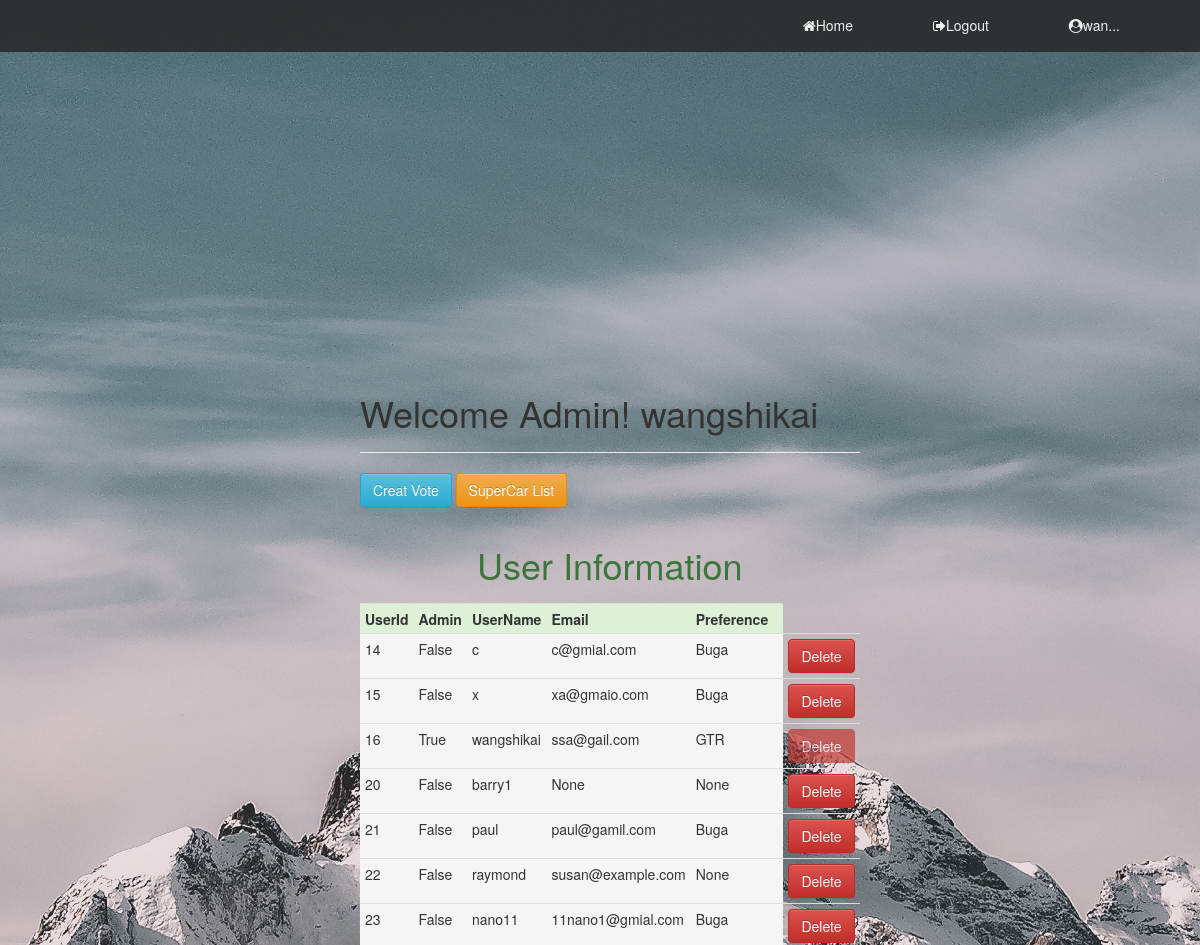
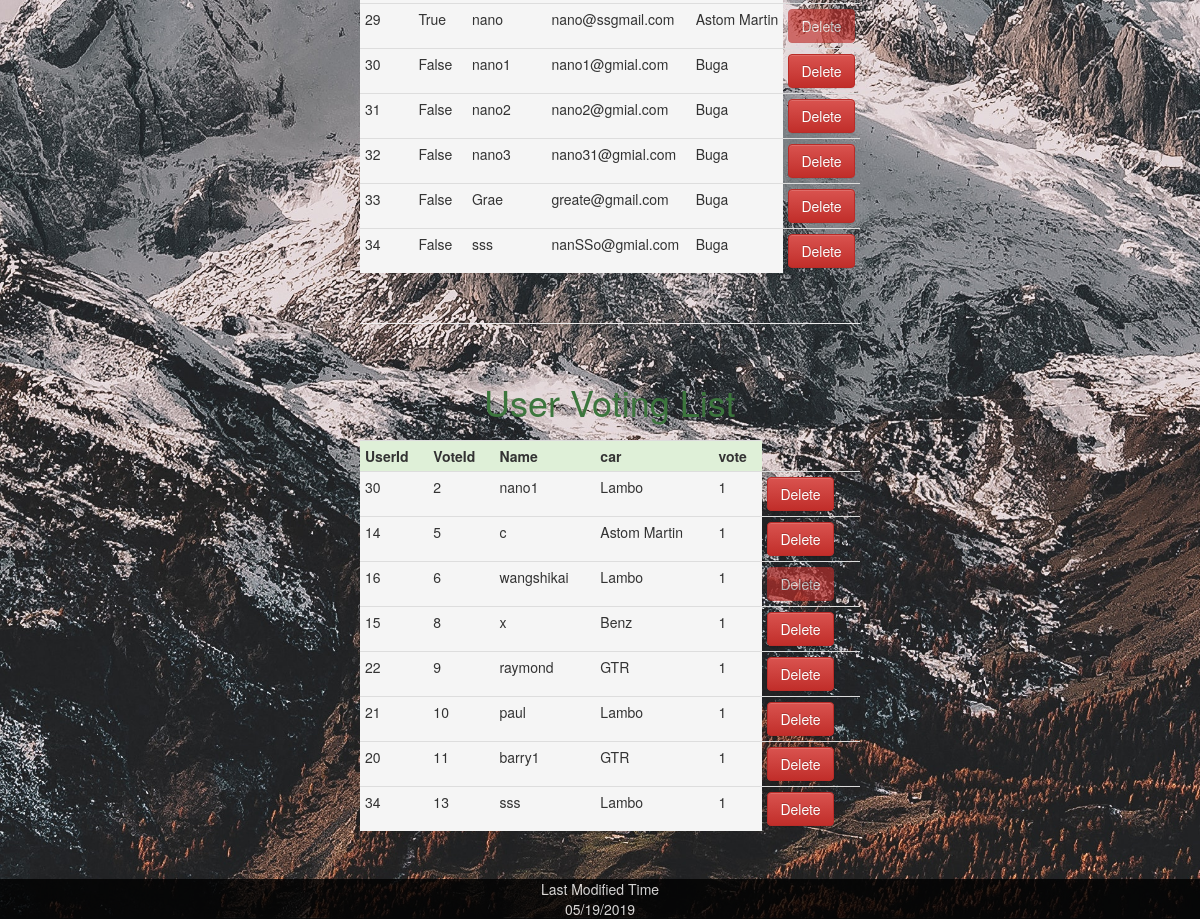
The app's page /hoster (signed in) with its own data (2 pictures, top to bottom).
### app/models.py (models this page shows, shortened)
class User(UserMixin, db.Model):
    id = db.Column(db.Integer, primary_key=True)
    username = db.Column(db.String(64), index=True, unique=True)
    email = db.Column(db.String(120), index=True, unique=True)
    admin = db.Column(db.Boolean, default=False, nullable=False)
    preference = db.Column(db.String(320))
    password_hash = db.Column(db.String(128))
    record_id = relationship("Record", backref="user", lazy="dynamic")
    choice_id = relationship("Choice", backref="user", lazy="dynamic")
    def __repr__(self):
        return '{}'.format(self.username)

class Choice(db.Model):
    id = db.Column(db.Integer, primary_key=True)
    chooseSeries = db.Column(db.String, db.ForeignKey('brand.carSeries'))
    vote = db.Column(db.Integer, default=False, nullable=False)
    UserId = db.Column(db.Integer, db.ForeignKey('user.id'), unique=True)

### app/routes.py (the view)
@app.route('/hoster')
@login_required
def hoster():
    if current_user.admin == True:
        users = User.query.all()
        choose = db.session.query(Choice).join(User)
        name = db.session.query(User).join(Choice)
        brand = db.session.query(Brand)
        return render_template('admin.html', users=users, choose=choose, name=name, brand=brand)
    else:
        flash("Can't not access admin page directly")
        return redirect(url_for('index'))

### app/models.py (called while the page is built)
@login.user_loader
def load_user(id):
    return User.query.get(int(id))

### app/routes.py (called while the page is built)
@app.context_processor
def override_url_for():
    return dict(url_for=dated_url_for)

def dated_url_for(endpoint, **values):
    if endpoint == 'static':
        filename = values.get('filename', None)
        if filename:
            file_path = os.path.join(app.root_path,
                                     endpoint, filename)
            values['q'] = int(os.stat(file_path).st_mtime)
    return url_for(endpoint, **values)

### app/templates/admin.html (shortened to what this page needs)
{% extends "base.html" %}
{% block content %}
<div class="info">
<h1>Welcome Admin! {{current_user}}</h1>
<hr>
<button onclick="createVote()" class="btn btn-info">Creat Vote</button>
<button onclick="showCarList()" class="btn btn-warning">SuperCar List</button>
<table class="table table-condensed">
        <caption style="text-align: center"><h1 class="text-success">User Information</h1></caption>
    <tr>
        <th class="success">UserId</th>
        <th class="success">Admin</th>
        <th class="success">UserName</th>
        <th class="success">Email</th>
        <th class="success">Preference</th>
    </tr>
    <tr>
            {% for user in users %}
            <tr>
                <td class="active">{{user.id}}</td>
                <td class="active">{{user.admin}}</td>
                <td class="active">{{user.username}}</td>
                <td  class="active">{{user.email}}</td>
                <td  class="active">{{user.preference}}</td>
                <form action="{{url_for('delete_user', id=user.id )}}" method="post" >
                {% if user.admin==True %}
                <td><button type="submit"  class="btn btn-danger" value="Delete" disabled>Delete</button></td>
                {% else %}
                <td><button type="submit"  class="btn btn-danger" value="Delete" >Delete</button></td>
                {% endif %}
                </form>
            </tr>
            {% endfor %}
    </tr>
</table>
<br>
<hr>
<table class="table table-condensed">
    <caption style="text-align: center"><h1 class="text-success">User Voting List</h1></caption>
    <tr>
        <th class="success">UserId</th>
        <th class="success">VoteId</th>
        <th class="success">Name</th>
        <th class="success">car</th>
        <th class="success">vote</th>
    </tr>
    <tr>
            {% for c in choose %}
            <tr>
                <td class="active">{{c.UserId}}</td>
                <td class="active">{{c.id}}</td>
                <td class="active">{{c.user.username}}</td>
                <td class="active">{{c.chooseSeries}}</td>
                <td class="active">{{c.vote}}</td>
                <form action="{{url_for('delete_vote', id=c.id )}}" method="post" >
                {% if c.user.admin==True %}
                <td><button type="submit"  class="btn btn-danger" value="Delete" disabled>Delete</button></td>
                {% else %}
                <td><button type="submit"  class="btn btn-danger" value="Delete" >Delete</button></td>
                {% endif %}
            </form>
            </tr>
            {% endfor %}
    </tr>
</table>
<br>
<br>
<br>
<br>
</div>
{% endblock %}

### app/templates/base.html (shortened to what this page needs)
<!DOCTYPE html>
<html lang="en">
    <head>
        <link rel="stylesheet" type="text/css" href="{{ url_for('static', filename='style.css' )  }}">
        <link rel="stylesheet" href="https://maxcdn.bootstrapcdn.com/bootstrap/3.3.7/css/bootstrap.min.css" >
        <link rel="stylesheet" href="https://maxcdn.bootstrapcdn.com/bootstrap/3.3.7/css/bootstrap-theme.min.css">
        <link href="https://stackpath.bootstrapcdn.com/font-awesome/4.7.0/css/font-awesome.min.css" rel="stylesheet">
    </head>
    <body>
        <header>
            <nav>
                <ul>
                    <li><a href="{{ url_for('home') }}" class="active"><i class="fa fa-home"></i>Home</a></li>
                    {% if current_user.is_anonymous %}
                    <li><a href="{{ url_for('login') }}"><i class="fa fa-sign-in"></i>Log in</a></li>
                    {% else %}
                    <li><a href="{{ url_for('logout') }}"><i class="fa fa-sign-out"></i>Logout</a></li>
                    {% endif %}
                    {% if  current_user.username|length > 5 %}
                    <li><a ><i class="fa fa-user-circle"></i>{{ current_user.username[:3] }}...</a></li>
                    {% else %}
                    <li><a ><i class="fa fa-user-circle"></i>{{ current_user.username}}</a></li>
                    {% endif %}
                </ul>
            </nav>
        </header>
        {% block content %}{% endblock %}
    </body>
    <footer>
    </footer>
</html>

### app/static/style.css (style rules this page uses)
body { background: url('Photo/mountain.jpg'); background-repeat: no-repeat; background-size: cover; height: 100%; background-attachment: fixed; margin: 0; padding: 0; font-family: poppins; }
header { background: rgb(43, 44, 43); top: 0; left: 0; width: 100%; box-sizing: border-box; padding: 0 40px; position: absolute; opacity: .9; }
header nav { float: right; }
header nav ul { margin: 0; padding: 0; display: flex; }
header nav ul li { list-style: none; }
header nav ul li a { height: 52px; line-height: 50px; padding: 0 40px; color: white; text-decoration: none; display: block; }
.info { position: absolute; top: 20%; left: 30%; }
footer { background: black; clear: both; position: fixed; bottom: 0; height: 40px; width: 100%; color: white; text-align: center; opacity: .8; }
.table { position: relative; top: 10px; }

### records on screen
User: username "wan", username "wangshikai", id "16", admin "True", email "ssa@gail.com", preference "GTR", shows "Delete"
User: id "14", admin "False", username "c", email "c@gmial.com", preference "Buga", shows "Delete"
User: id "15", admin "False", username "x", email "xa@gmaio.com", preference "Buga", shows "Delete"
User: id "20", admin "False", username "barry1", email "None", preference "None", shows "Delete"
User: id "21", admin "False", username "paul", email "paul@gamil.com", preference "Buga", shows "Delete"
User: id "22", admin "False", username "raymond", email "susan@example.com", preference "None", shows "Delete"
User: id "23", admin "False", username "nano11", email "11nano1@gmial.com", preference "Buga", shows "Delete"
User: id "29", admin "True", username "nano", email "nano@ssgmail.com", preference "Astom Martin", shows "Delete"
User: id "30", admin "False", username "nano1", email "nano1@gmial.com", preference "Buga", shows "Delete"
User: id "31", admin "False", username "nano2", email "nano2@gmial.com", preference "Buga", shows "Delete"
User: id "32", admin "False", username "nano3", email "nano31@gmial.com", preference "Buga", shows "Delete"
User: id "33", admin "False", username "Grae", email "greate@gmail.com", preference "Buga", shows "Delete"
User: id "34", admin "False", username "sss", email "nanSSo@gmial.com", preference "Buga", shows "Delete"
Choice: UserId "30", id "2", user.username "nano1", chooseSeries "Lambo", vote "1", shows "Delete"
Choice: UserId "14", id "5", user.username "c", chooseSeries "Astom Martin", vote "1", shows "Delete"
Choice: UserId "16", id "6", user.username "wangshikai", chooseSeries "Lambo", vote "1", shows "Delete"
Choice: UserId "15", id "8", user.username "x", chooseSeries "Benz", vote "1", shows "Delete"
Choice: UserId "22", id "9", user.username "raymond", chooseSeries "GTR", vote "1", shows "Delete"
Choice: UserId "21", id "10", user.username "paul", chooseSeries "Lambo", vote "1", shows "Delete"
Choice: UserId "20", id "11", user.username "barry1", chooseSeries "GTR", vote "1", shows "Delete"
Choice: UserId "34", id "13", user.username "sss", chooseSeries "Lambo", vote "1", shows "Delete"
